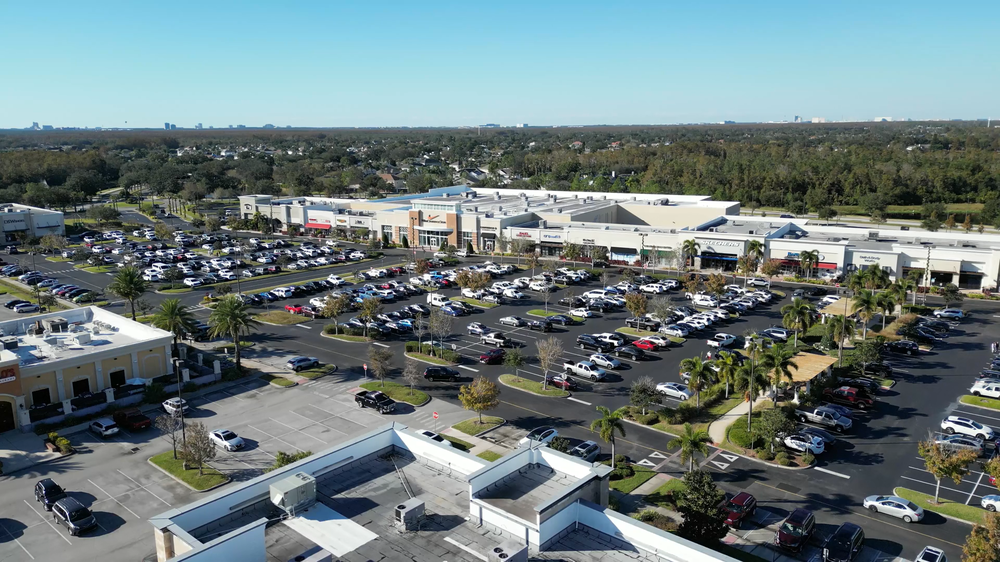
//> input picture opencv/template_matching/images/search.png, 1000 x 562 px, shrunk from 1920 x 1080 before the run
$ ./template_matching images/search.png images/template.png   (built with g++ and OpenCV 4)
//> lines starting //> are read from the running program, lines starting //| are printed output that depends on the picture
#include <iostream>
#include <opencv2/opencv.hpp>

using namespace std;
using namespace cv;

int main(int argc, char* argv[]){
    if (argc < 3) {
        std::cerr << "Usage: " << argv[0] << " template image path" << std::endl;
        std::cerr << "Usage: " << argv[1] << " search image path" << std::endl;
        return 1;
    }

    std::string template_image_name = argv[1];
    std::string search_image_name = argv[2];

    cv::Mat template_image = cv::imread(template_image_name, cv::IMREAD_GRAYSCALE);
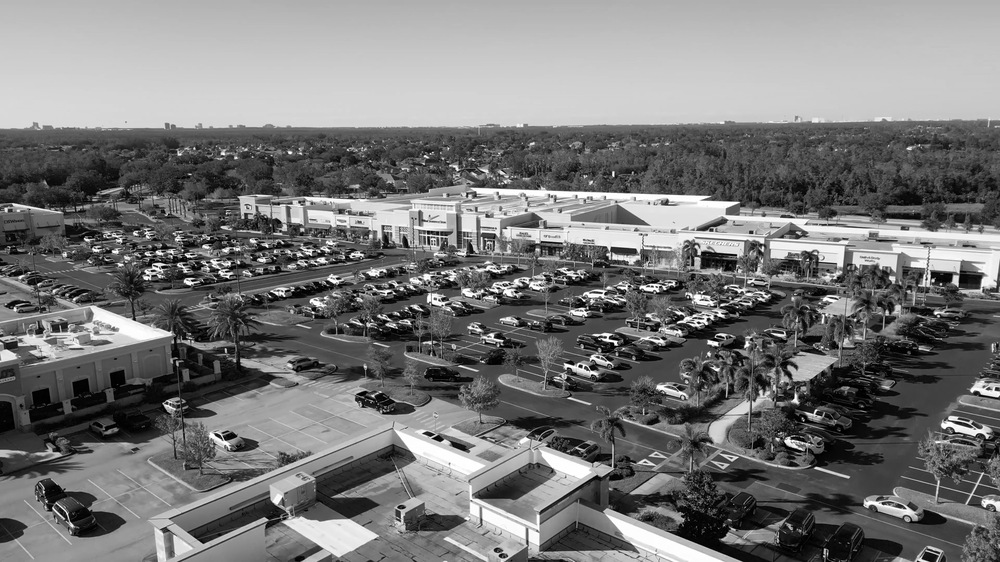
//> template_image: 562 rows x 1000 cols, CV_8UC1; min 0, max 255, mean 120.4
    cv::Mat search_image = cv::imread(search_image_name);
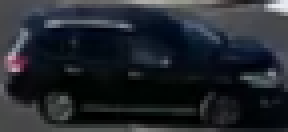
//> input picture opencv/template_matching/images/template.png, 72 x 33 px (shown 4 times larger)
//> search_image is the input picture: 33 rows x 72 cols, CV_8UC3; mean B, G, R 45.8, 39.5, 35.3

    cv::Mat search_image_gray;
    cv::cvtColor(search_image, search_image_gray, cv::COLOR_BGR2GRAY);
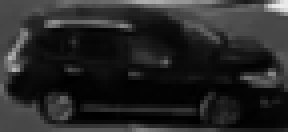
//> search_image_gray: 33 rows x 72 cols, CV_8UC1 (shown 4 times larger); min 0, max 236, mean 39


    if (template_image.empty()) {
        std::cerr << "Failed to load template_image\n";
        return -1;
    }
    if (search_image.empty()) {
        std::cerr << "Failed to load search_image\n";
        return -1;
    }

    cv::Mat result;

    cv::matchTemplate(search_image_gray, template_image, result, cv::TM_CCOEFF_NORMED);
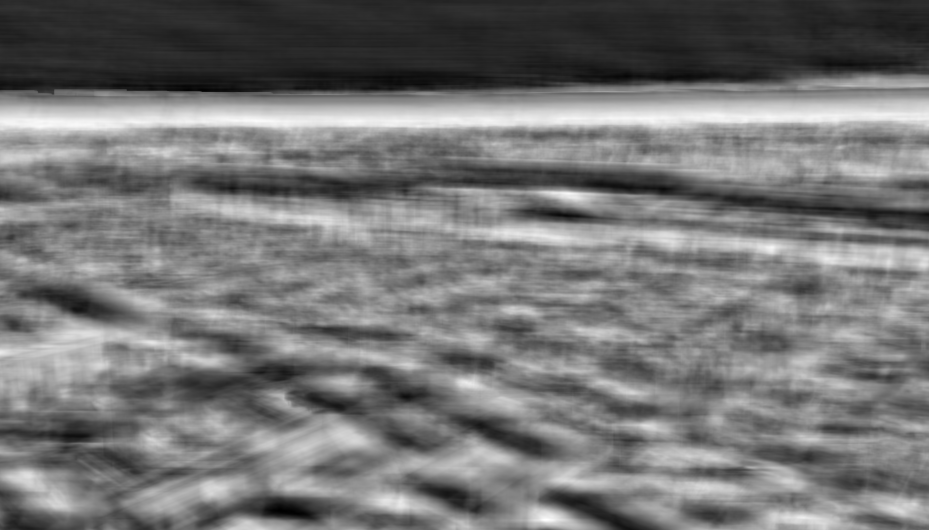
//> result: 530 rows x 929 cols, CV_32FC1; min -0.601, max 0.593, mean -0.0498; drawn with min black and max white

    double min_val, max_val;
    cv::Point min_loc, max_loc;
    cv::minMaxLoc(result, &min_val, &max_val, &min_loc, &max_loc);
//> min_val = -0.601; max_val = 0.593; min_loc = Point(279, 510); max_loc = Point(546, 519)

    int template_width = template_image.cols;
//> template_width = 1000
    int template_height = template_image.rows;
//> template_height = 562

    cv::Point pt2(max_loc.x + template_width, max_loc.y + template_height);
//> pt2 = Point(1546, 1081)

    cv::putText(search_image, "Max_Value" + std::to_string(max_val), cv::Point(max_loc.x, max_loc.y-5), 1, 1, cv::Scalar(0,255,0), 2);
    cv::rectangle(search_image, max_loc, pt2, cv::Scalar(0,255,0), 2);


    cv::imwrite("./outputs/cpp_output.jpg", search_image);
    cv::imshow("Outpout", search_image);
    cv::waitKey(0);

    return 0;
}
